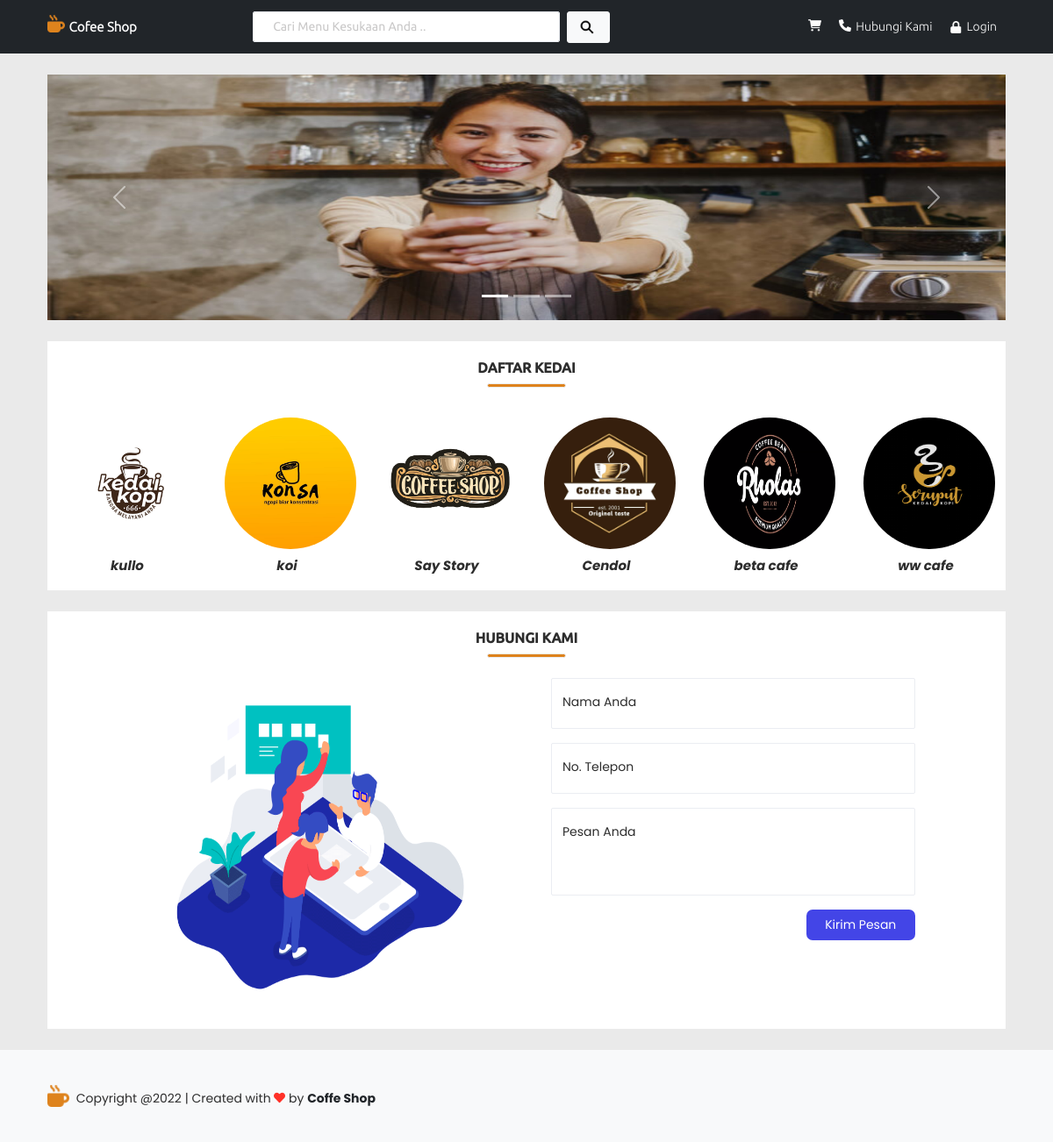
The page / on the database its author committed.
### tables this page shows
CREATE TABLE `kedai` (
  `id_kedai` int(11) NOT NULL,
  `nama_kedai` varchar(500) NOT NULL,
  `telepon_kedai` varchar(13) NOT NULL,
  `email_kedai` varchar(500) NOT NULL,
  `alamat_kedai` varchar(900) NOT NULL,
  `no_rekening` int(11) NOT NULL,
  `bank` varchar(500) NOT NULL,
  `rekening_atas_nama` varchar(500) NOT NULL,
  `logo_kedai` varchar(900) NOT NULL,
  `nama_pemilik` varchar(500) NOT NULL,
  `nik` int(18) NOT NULL,
  `tempat_lahir` varchar(100) NOT NULL,
  `tanggal_lahir` date NOT NULL,
  `jk` varchar(100) NOT NULL,
  `alamat_pemilik` text NOT NULL,
  `tanggal_daftar` varchar(500) NOT NULL,
  `email_pemilik` varchar(500) NOT NULL,
  `telepon_pemilik` int(13) NOT NULL,
  `username` varchar(500) NOT NULL,
  `password` varchar(500) NOT NULL,
  `foto_pemilik` varchar(500) NOT NULL
);

### index.php (the view, shortened to what this page needs)
<?php
include 'koneksi.php';
?>
<!doctype html>
<html lang="en">
<head>
    <link href="css/bootstrap.min.css" rel="stylesheet">
    <link href="css/style.css" rel="stylesheet">
    <link href="css/styleindex.css" rel="stylesheet">
</head>
<body>
    <?php include 'navbar.php'; ?>
    <div class="container">
        <div id="carouselExampleIndicators" class="carousel slide carousel-fade mt-4" data-bs-ride="true">
            <div class="carousel-indicators">
                <button type="button" data-bs-target="#carouselExampleIndicators" data-bs-slide-to="0" class="active" aria-current="true" aria-label="Slide 1"></button>
                <button type="button" data-bs-target="#carouselExampleIndicators" data-bs-slide-to="1" aria-label="Slide 2"></button>
                <button type="button" data-bs-target="#carouselExampleIndicators" data-bs-slide-to="2" aria-label="Slide 3"></button>
            </div>
            <div class="carousel-inner">
                <div class="carousel-item active">
                    <img src="gambar/carousel1.jpg" style="width: 100%; height: 35vh;" class="d-block img-fluid" alt="gambar/carousel">
                </div>
            </div>
            <button class="carousel-control-prev" type="button" data-bs-target="#carouselExampleIndicators" data-bs-slide="prev">
                <span class="carousel-control-prev-icon" aria-hidden="true"></span>
            </button>
            <button class="carousel-control-next" type="button" data-bs-target="#carouselExampleIndicators" data-bs-slide="next">
                <span class="carousel-control-next-icon" aria-hidden="true"></span>
            </button>
        </div>
    </div>
    <div class="container mt-4">
        <div class="judul-kedai pt-3 pb-3" style="background-color: #FFF; padding: 5px 10px;">
            <h5 class="daftar text-center" style="margin-top: 5px; font-weight: bold;">DAFTAR KEDAI</h5>
            <div class="border" style="width: 90px; height: 5px; background: #DE831D; border-radius: 6px; margin: 2px auto;"></div>
        </div>
        <div class="row text-center row-container">
            <?php $ambil = $koneksi->query("SELECT * FROM kedai"); ?>
            <?php while ($perkedai = $ambil->fetch_assoc()) { ?>
                <div class="col-lg-2 col-md-3 col-sm-4 col-6">
                    <div class="daftar-kedai">
                        <a href="menu_kedai.php?id=<?php echo ($perkedai['id_kedai']); ?>"><img src="gambar_kedai/<?php echo ($perkedai['logo_kedai']); ?>" class="gambar-kedai mt-3" alt=""></a>
                        <p class="mt-2" style="font-style: italic;"><b><?php echo ($perkedai['nama_kedai']); ?></b></p>
                    </div>
                </div>
            <?php } ?>
        </div>
    </div>
    <div id="contactUs" class="container mt-4">
        <div class="judul-kedai pt-3" style="background-color: #FFF; padding: 5px 10px;">
            <h5 class="daftar text-center" style="margin-top: 5px; font-weight: bold;">HUBUNGI KAMI</h5>
            <div class="border" style="width: 90px; height: 5px; background: #DE831D; border-radius: 6px; margin: 2px auto;"></div>
        </div>
        <div class="row text-center row-container justify-content-center">
            <div class="col-md-5 mx-2 my-2">
                <img src="gambar/contactus12.gif" style="width: 100%; height: 50vh;" alt="">
            </div>
            <div class="col-md-5 mx-2 my-2 pb-2">
                <form action="" method="POST" class="pt-2 pb-4">
                    <div class="form-floating mb-3">
                        <input type="nama" class="form-control" id="floatingInput" placeholder="nama">
                        <label for="floatingInput">Nama Anda</label>
                    </div>
                    <div class="form-floating mb-3">
                        <input type="telepon" class="form-control" id="floatingtelepon" placeholder="telepon">
                        <label for="floatingtelepon">No. Telepon</label>
                    </div>
                    <div class="form-floating mb-3">
                        <textarea class="form-control" placeholder="pesan" id="floatingTextarea2" style="height: 100px"></textarea>
                        <label for="floatingTextarea2">Pesan Anda</label>
                    </div>
                    <button id="btn" type="submit" style="float: right;">Kirim Pesan</button>
                </form>
            </div>
        </div>
    </div>
    <?php include 'footer.php'; ?>
</body>
</html>

### navbar.php (shortened to what this page needs)
<nav class="navbar navbar-expand-lg navbar-dark bg-dark sticky-top">
    <div class="container">
        <a class="navbar-brand" href="index.php" data-bs-toggle="tooltip" data-bs-placement="bottom" title="Halaman Home / Beranda">
            <img src="icon/mug-hot.png" style="height: 20px; margin-bottom: 8px; filter: invert(54%) sepia(92%) saturate(648%) hue-rotate(349deg) brightness(91%) contrast(90%);" alt="">&nbsp;<b style="font-size: 15px; color: #FFF;">Cofee Shop</b>
        </a>
        <div class="collapse navbar-collapse" id="navbarNav">
            <form class="d-flex ms-auto me-auto my-4 my-lg-0" role="search">
                <input class="cari form-control me-2" style="height: 35px;" type="search" placeholder="Cari Menu Kesukaan Anda .." aria-label="Search">
                <button id="search" class="btn btn-sm btn-light" type="submit"><img src="icon/search1.png" style="height: 18px; width: 18px; margin-right: 3px;" alt=""></button>
            </form>
            <ul class="navbar-nav ms-auto">
                <li class="nav-item">
                    <div class="isi">
                        <a class="nav-link active position-relative" href="keranjang.php" data-bs-toggle="tooltip" data-bs-placement="bottom" title="Keranjang"><img src="icon/cart.png" style="height: 15px; margin-bottom: 5px; filter: invert(100%) sepia(90%) saturate(55%) hue-rotate(115deg) brightness(114%) contrast(98%);" alt="">
                        </a>
                    </div>
                </li>
                <li class="nav-item">
                    <div class="isi">
                        <a class="nav-link active" href="index.php#contactUs"><img src="icon/phone.png" style="height: 14px; margin-right: 5px; margin-bottom: 5px; filter: invert(100%) sepia(90%) saturate(55%) hue-rotate(115deg) brightness(114%) contrast(98%);" alt="">Hubungi Kami</a>
                    </div>
                </li>
                <?php if (isset($_SESSION["pembeli"])) : ?>
                    <li class="nav-item dropdown">
                        <div class="isi">
                            <a class="nav-link active dropdown-toggle" data-bs-toggle="dropdown" href="#" role="button" aria-haspopup="true" aria-expanded="false"><img src="icon/user-book.png" style="height: 15px; margin-right: 5px; margin-bottom: 5px; filter: invert(100%) sepia(90%) saturate(55%) hue-rotate(115deg) brightness(114%) contrast(98%);" alt=""><?php echo $_SESSION['pembeli']['nama']; ?></a>
                        </div>
                        <div class="dropdown-menu dropdown-menu-end" aria-labelledby="Preview">
                            <a class="dropdown-item" href="#" data-bs-toggle="modal" data-bs-target="#ModalAkunPembeli"><b><i class="fa-solid fa-eye"></i>&nbsp;Akun Saya</b></a>
                            <hr class="dropdown-divider">
                            <a class="dropdown-item" href="riwayat_belanja.php"><b><i class="fa-regular fa-hourglass"></i>&nbsp;Riwayat Belanja Saya</b></a>
                            <hr class="dropdown-divider">
                            <a class="dropdown-item" href="logout.php"><b><i class="fa-solid fa-arrow-left"></i>&nbsp;Logout</b></a>
                        </div>
                    </li>
                <?php else : ?>
                    <li class="nav-item">
                        <div class="isi">
                            <a class="nav-link active" href="login_pembeli.php"><img src="icon/lock.png" style="height: 14px; margin-right: 5px; filter: invert(100%) sepia(90%) saturate(55%) hue-rotate(115deg) brightness(114%) contrast(98%);" alt="">Login</a>
                        </div>
                    </li>
                <?php endif ?>
            </ul>
        </div>
    </div>
</nav>

### footer.php (shortened to what this page needs)
<footer class="bg-light p-4 mt-4 ">
    <div class="container">
        <div class="row mt-2">
            <div class="col-md-6 text-md-start text-center pt-2 pb-2">
                <a href="#" class="text-decoration-none">
                    <img src="icon/mug-hot.png" style="height: 25px; margin-bottom: 8px; filter: invert(54%) sepia(92%) saturate(648%) hue-rotate(349deg) brightness(91%) contrast(90%);" alt="">
                </a>
                <span class="ps-1">Copyright @2022 | Created with <img src="icon/love.png" style="height: 13px; margin-bottom: 5px; filter: invert(33%) sepia(84%) saturate(4599%) hue-rotate(346deg) brightness(103%) contrast(103%);" alt=""> by <a href="#" class="text-dark fw-bold text-decoration-none">Coffe Shop</a></span>
            </div>
            <div class="col-md-6 text-md-end text-center pt-2 pb-2">
                <a href="#" class="text-decoration-none">
                </a>
                <a href="#" class="text-decoration-none">
                </a>
                <a href="#" class="text-decoration-none">
                </a>
            </div>
        </div>
    </div>
</footer>

### css/styleindex.css (style rules this page uses)
body { background-color: #EAEAEA; font-family: 'Poppins', sans-serif; color: #2d2d2d; font-size: 14px; }
.cari { font-size: 14px; }
@media screen and (min-width: 994px) { .cari { width: 350px; } }
.gambar-kedai { width: 150px; height: 150px; border-radius: 50%; transition: .4s; -webkit-transition: .4s; -moz-transition: .4s; -ms-transition: .4s; -o-transition: .4s; -webkit-border-radius: 50%; -moz-border-radius: 50%; -ms-border-radius: 50%; -o-border-radius: 50%; }
.row-container { background-color: #FFF; margin: 0; }

### index.php (style rules this page uses)
.navbar-nav li { padding: 0 2px; color: #fff; }
#navbarNav ul li div.isi a { color: #FFF; border-bottom: 2px solid transparent; border-top: 2px solid transparent; }
#btn { width: 30%; padding: 7px 9px; border: none; background-color: #4345E7; color: #FFF; cursor: pointer; border-radius: 7px; }

### navbar.php (style rules this page uses)
#search { transition: 1s; }

### rows shown on the page
kedai: logo_kedai (picture), nama_kedai "kullo"
kedai: logo_kedai (picture), nama_kedai "koi"
kedai: logo_kedai (picture), nama_kedai "Say Story"
kedai: logo_kedai (picture), nama_kedai "Cendol"
kedai: logo_kedai (picture), nama_kedai "beta cafe"
kedai: logo_kedai (picture), nama_kedai "ww cafe"
